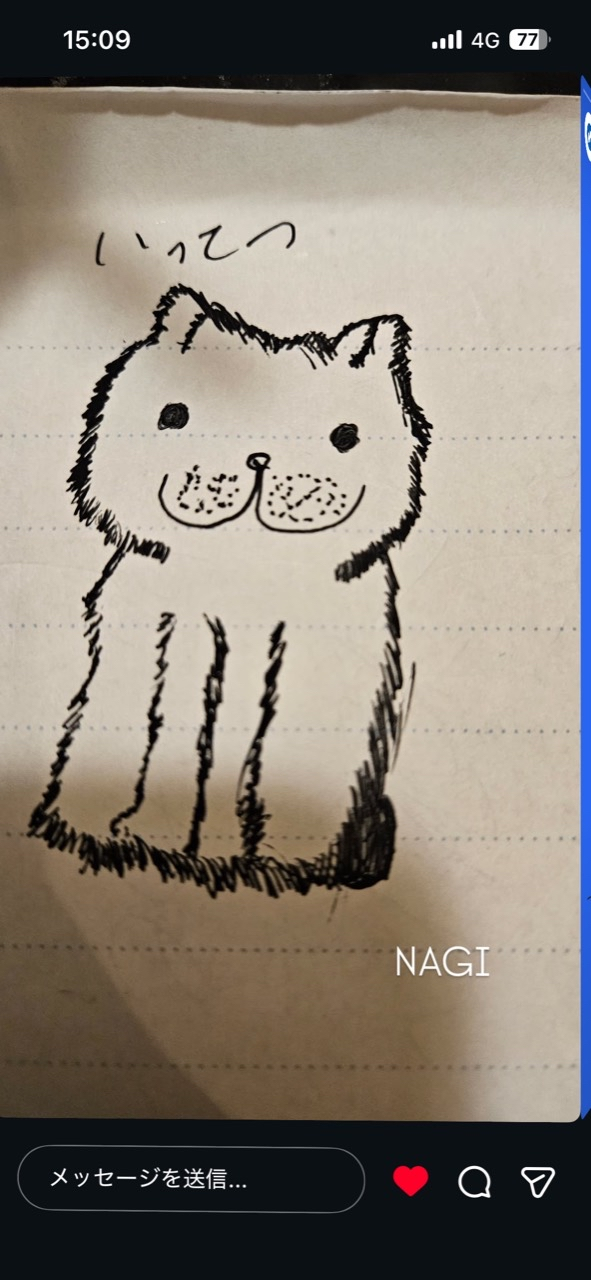
#> input picture 3d/ittetsu/ittetsu_drawing.jpg, 591 x 1280 px
$ python make_penholder.py
#> lines starting #> are read from the running program, lines starting #| are printed output that depends on the picture; after the words box and inside, x2 and y2 are one past the last pixel; in counts of white or black regions, pixels touching at a corner belong together
"""一鉄（いってつ）の手描きイラスト入りペン立て — Bambu Lab A1 mini (180mm角) 用。

手描きの絵と「いってつ」の文字を写真から線データとして取り出し、
円筒のペン立ての表面に浮き彫り（レリーフ）として巻き付ける。

出力 (3d/ittetsu/out/):
  ittetsu_penholder.stl       … 1色印刷用（本体＋浮き彫りを一体化）★おすすめ
  ittetsu_penholder_2color.3mf… 2色用（body / relief の2パーツ, AMS lite）
  ittetsu_penholder_view.stl  … ブラウザ表示用の軽量版
"""
import os

import numpy as np
import shapely
import trimesh
from PIL import Image
from scipy import ndimage as ndi
from shapely import affinity
from shapely.geometry import Polygon
from shapely.strtree import STRtree
from skimage import measure, morphology

HERE = os.path.dirname(os.path.abspath(__file__))
OUT = os.path.join(HERE, "out")

# ---- ペン立ての寸法 (mm)
R = 40.0           # 外半径（直径80mm）
H = 105.0          # 高さ
WALL = 2.4         # 壁の厚み
FLOOR = 3.0        # 底の厚み
ART_BOTTOM = 8.0   # 絵の下端の高さ
ART_HEIGHT = 90.0  # 絵（文字含む）の高さ
RELIEF = 1.0       # 浮き彫りの高さ
EMBED = 0.4        # 浮き彫りを壁に埋め込む深さ（くっつけるため）
MIN_STROKE = 0.9   # 線の最小太さ（ノズル0.4mmで確実に出る太さ）


def ink_mask(path, crop=(20, 200, 460, 900), up=3):
    """写真からペンの線だけを取り出す（影や罫線、透かし文字は除外）。"""
#> called with path = '3d/ittetsu/ittetsu_drawing.jpg', crop = (20, 200, 460, 900), up = 3
    im = Image.open(path).convert("L").crop(crop)
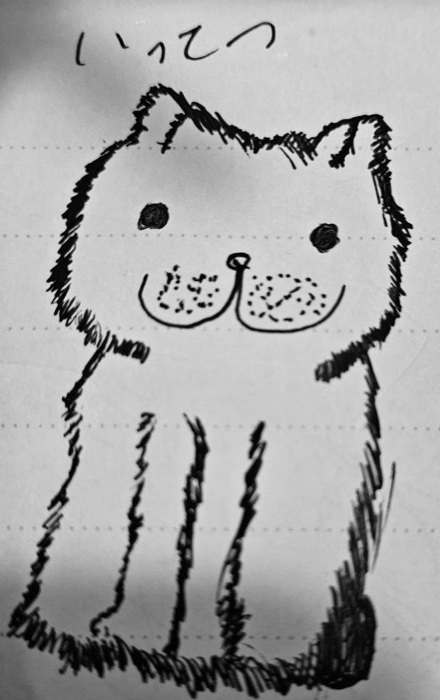
#> im: PIL image 440x700 L; min 0, max 228, mean 164.8
    im = im.resize((im.width * up, im.height * up), Image.BICUBIC)
#> im: PIL image 1320x2100 L
    g = np.asarray(im, float)
    # 紙の明るさのムラ（影）を推定して割り算で打ち消す
    bg = ndi.median_filter(ndi.zoom(g, 0.1, order=1), size=9)
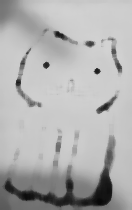
#> bg: shape (210, 132) float64; min 7.47, max 210.9, mean 176
    bg = ndi.zoom(bg, (g.shape[0] / bg.shape[0], g.shape[1] / bg.shape[1]), order=1)
#> bg: shape (2100, 1320) float64
    ink = (g / np.maximum(bg, 1)) < 0.55
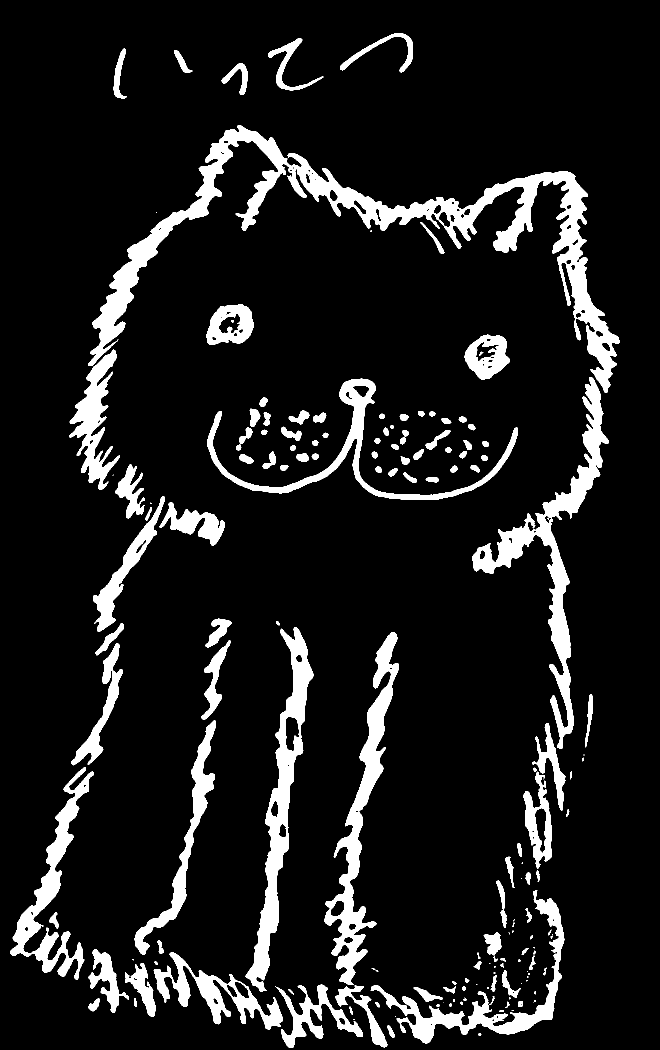
#> ink: shape (2100, 1320) bool (shown at 1/2 size); 10.5% white; 168 white regions (38 under 20 px), largest, box (x1, y1, x2, y2) and area: (176, 250, 1239, 786) 64797, (945, 754, 1218, 1497) 26753, (491, 1254, 627, 1984) 22340
#> (the run stopped early here; a loop or call above may not have finished)
